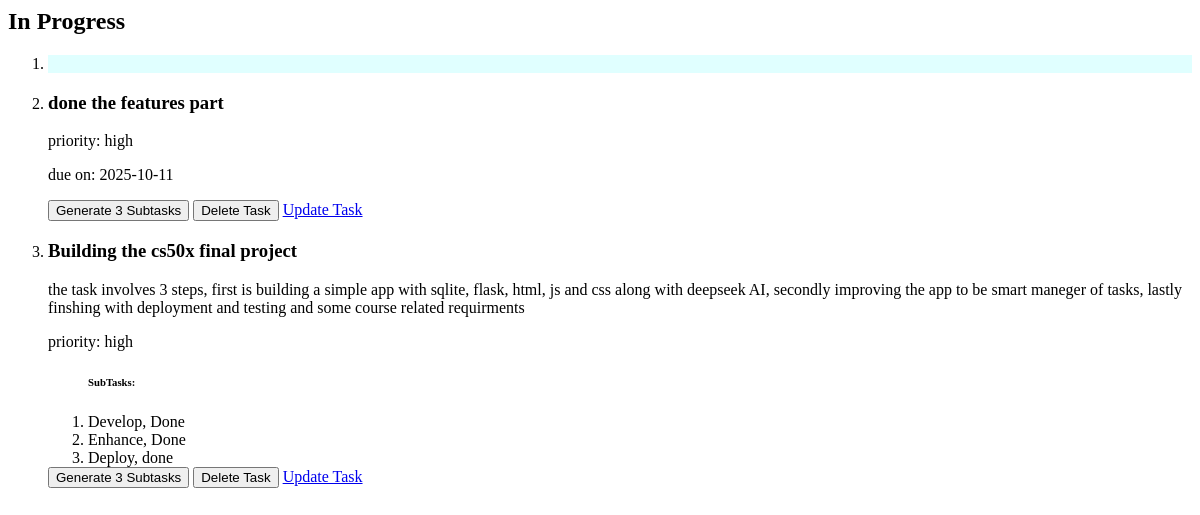
/column/In Progress/html (signed in), run on an earlier commit of the app's database.
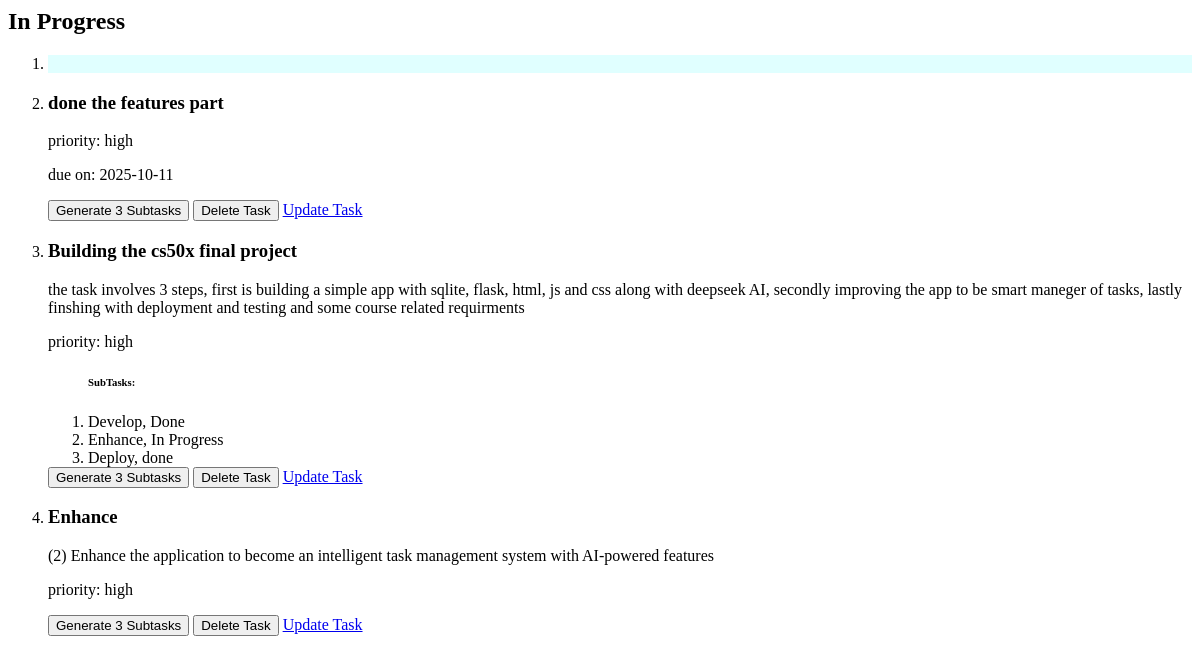
And on a later commit of the database.
### tables this page shows
CREATE TABLE tasks(
                id INTEGER PRIMARY KEY AUTOINCREMENT NOT NULL,
                title TEXT NOT NULL,
                user_id INTEGER NOT NULL,
                description TEXT,
                status TEXT NOT NULL DEFAULT 'To Do',
                created_at TIMESTAMP DEFAULT CURRENT_TIMESTAMP, 
                priority TEXT NOT NULL, 
                due_date DATE, parent_id INTEGER DEFAULT NULL,  
                FOREIGN KEY (user_id) REFERENCES users(id) ON DELETE CASCADE
                );

### app.py (the view)
@app.route("/column/<string:status>/html")
@login_required
def column_html(status):
    column_id = None
    if status == "To Do":
        column_id = "todo"
        bg_color = "#FFFFE0"
    elif status == "In Progress":
        column_id = "in-progress"
        bg_color = "#E0FFFF"
    elif status == "Done":
        column_id = "done"
        bg_color = "#E0FFE0"
    else:
        return jsonify({"error": f"Invalid status: {status}"}), 400
    tasks = get_tasks_by_user(session["user_id"])
    subtasks = get_subtasks(session["user_id"])
    today, after_tommorow = get_date_deatails()
    return render_template(
        "/_column.html",
        tasks=tasks,
        subtasks=subtasks,
        column_id=column_id,
        column_title=status,
        bg_color=bg_color,
        today=today,
        after_tommorow=after_tommorow
    )

### db.py (called while the page is built)
def get_db():
    if "db" not in g:
        g.db = sqlite3.connect(
            DATABASE,
            detect_types=sqlite3.PARSE_DECLTYPES,
            check_same_thread=False
        )
        g.db.row_factory = sqlite3.Row
    return g.db

def get_tasks_by_user(user_id):
    db = get_db()
    return db.execute(
        f"""SELECT * FROM tasks WHERE user_id = ? {oredr_state}
        """,(user_id,)).fetchall()

def get_subtasks(user_id):
    db = get_db()
    return db.execute(
        "SELECT * FROM tasks WHERE user_id = ? AND parent_id IS NOT NULL ORDER BY parent_id",
        (user_id,)).fetchall()

### helpers.py (called while the page is built)
def login_required(f):
    @wraps(f)
    def decorated_function(*args, **kwargs):
        if session.get("user_id") is None:
            return redirect(url_for('login', next=request.url))
        return f(*args, **kwargs)
    return decorated_function

def get_date_deatails():
    today = date.today()
    after_tomorrow = today + timedelta(days=2)
    return today, after_tomorrow

### templates/_column.html
<section id="{{ column_id }}-column">
    <h2 id="{{ column_id }}-heading">{{ column_title }}</h2>
    <ol class="task-list" id="{{ column_title }}">
        <li style="background-color: {{ bg_color }}"></li>
        {% for task in tasks %}
            {% if task.status == column_title %}
                <li id="{{ task.id }}" class="task" draggable="{{ 'true' if task.status != 'Done' else 'false' }}">
                    <h3>{{ task.title }}</h3>
                    <p>{{ task.description }}</p>
                    <p>priority: {{ task.priority }}</p>
                    {% if task.due_date is not none and task.status != 'Done' %}
                        {% if task.due_date < today %}
                            <p class="over_due">due on: {{ task.due_date }}</p>
                        {% elif task.due_date < after_tommorow %}
                            <p class="due_soon">due on: {{ task.due_date }}</p>
                        {% else %}
                            <p>due on: {{ task.due_date }}</p>
                        {% endif %}
                    {% endif %}
                    {% set ns = namespace(printed=false) %}
                    <ol>
                        {% for sub in subtasks %}
                            {% if sub.parent_id == task.id %}
                                {% if not ns.printed %}
                                    <h6>SubTasks:</h6>
                                    {% set ns.printed = true %}
                                {% endif %}
                                <li>{{ sub.title }}, {{ sub.status }}</li>
                            {% endif %}
                        {% endfor %}
                    </ol>
                    {% if task.status != 'Done' %}
                        <button onclick="generateTask('{{ task.id }}')" id="sub-task">Generate 3 Subtasks</button>
                    {% endif %}
                    <button onclick="deleteTask('{{ task.id }}')" id="delete-task">Delete Task</button>
                    <a href="{{ url_for('editTask', id=task.id) }}" id="update-task">Update Task</a>
                </li>
            {% endif %}
        {% endfor %}
    </ol>
</section>

What changed in the data, as far as the page shows it:
now on one of the page's lists (row edited): tasks: title "Enhance", description "(2) Enhance the application to become an intelligent task management system with AI-powered features", priority "high"
changed tasks "Enhance": status "Done" → "In Progress"
